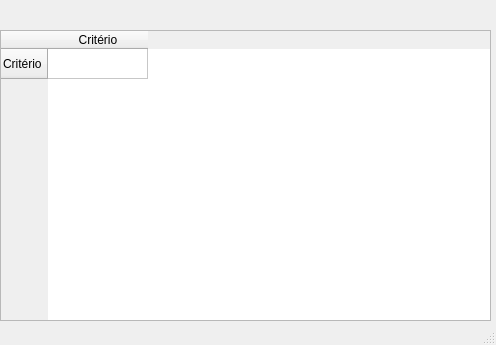
<?xml version="1.0" encoding="UTF-8"?>
<ui version="4.0">
 <class>MainWindow</class>
 <widget class="QMainWindow" name="MainWindow">
  <property name="geometry">
   <rect>
    <x>0</x>
    <y>0</y>
    <width>496</width>
    <height>345</height>
   </rect>
  </property>
  <property name="windowTitle">
   <string>Matriz AHP</string>
  </property>
  <widget class="QWidget" name="centralwidget">
   <widget class="QTableWidget" name="tableWidget">
    <property name="geometry">
     <rect>
      <x>0</x>
      <y>30</y>
      <width>491</width>
      <height>291</height>
     </rect>
    </property>
    <row>
     <property name="text">
      <string>Critério</string>
     </property>
    </row>
    <column>
     <property name="text">
      <string>Critério</string>
     </property>
    </column>
   </widget>
  </widget>
  <widget class="QStatusBar" name="statusbar"/>
 </widget>
 <resources/>
 <connections/>
</ui>
